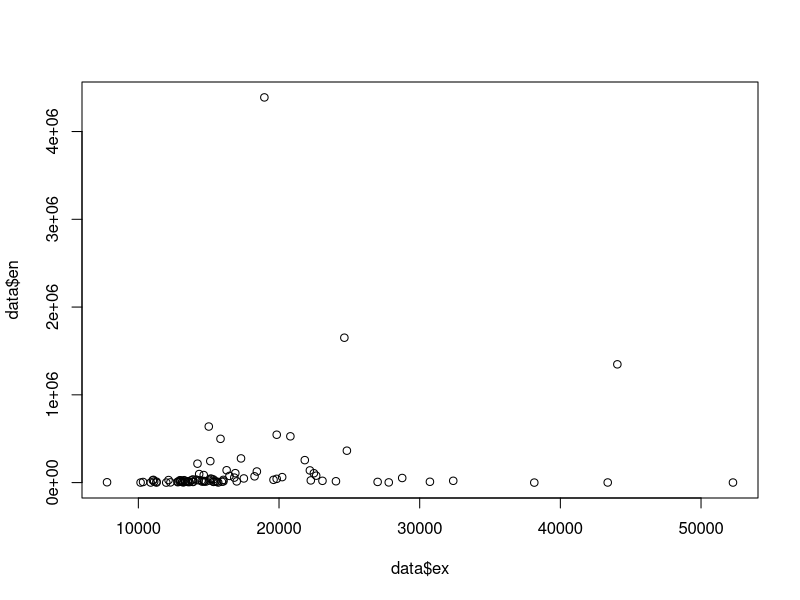
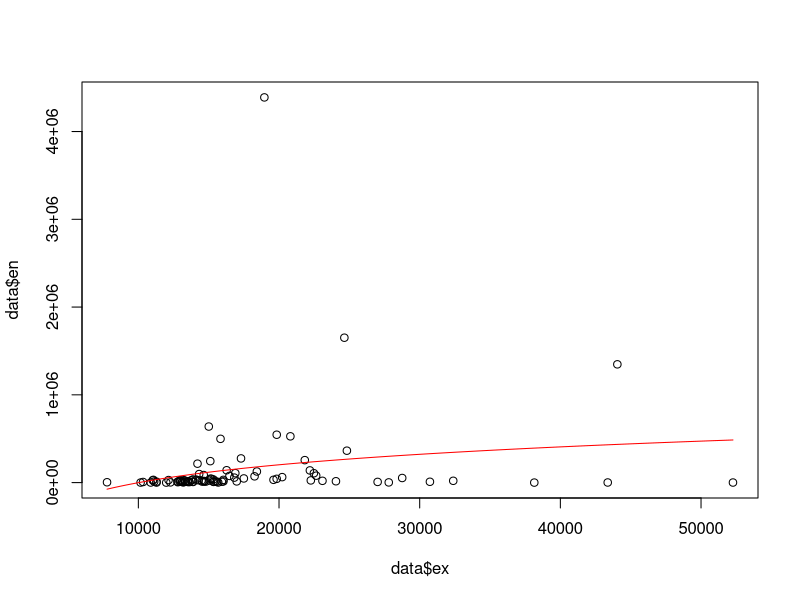
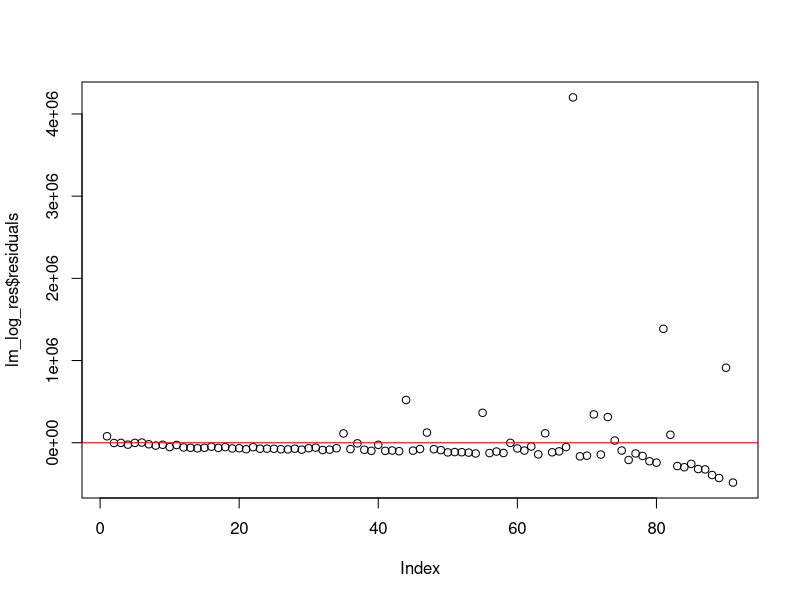
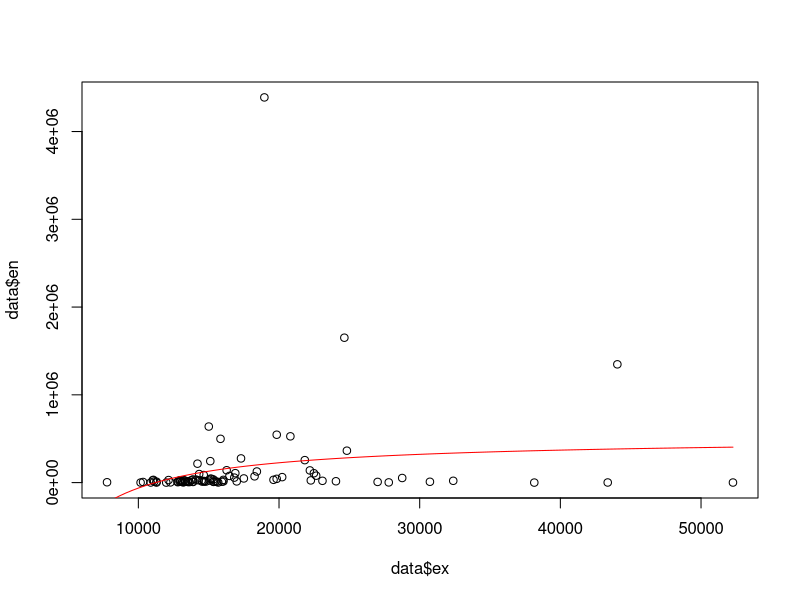
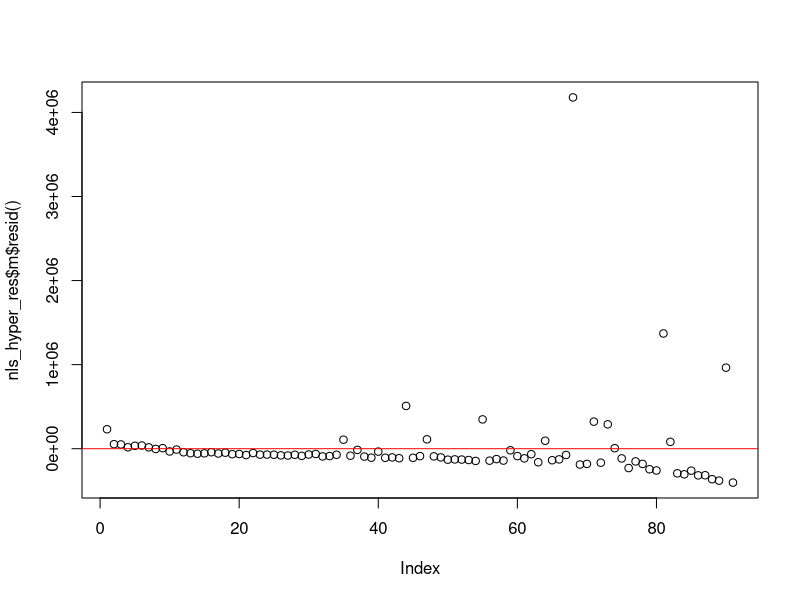

Source code (R) for these figures, in order:
library("forecast")

# Корреляционный анализ

data <- read.table("data.txt", header = TRUE)

# Строим диаграмму рассеяния (1)

plot(data$ex, data$en)

# На диаграмме видим отсутствие линейной зависимости
# Коэффициент корреляции будет низким

# Находим значение коэффициента корреляции

cor_result <- cor(data$ex, data$en)
print(cor_result)

# Коэффициент корреляции: 0.1621786
# Значение коэффицента < 0.5, что говорит о слабой корреляционной зависимости между этими переменными
# Таким образом, на основе анализа диаграммы рассеяния и коэффициента корреляции можно сделать вывод о том, что линейной зависимости между переменными не наблюдается

# Проверка значимости коэффициента корреляции

cor_test_result <- cor.test(data$ex, data$en)
print(cor_test_result)

# p-value = 0.1246 > 0.1
# В данном случае, уровень значимости (p-value) превышает выбранный порог (0.1), поэтому мы не можем считать результат статистически значимым на уровне 0.1
# Таким образом, на основе проведенного теста, нет статистически значимой корреляции между среднедушевыми денежными доходами и числом турпакетов, реализованных населению

# Парная нелинейная регрессия

data <- read.table("data.txt", header = TRUE)

# data <- data[-which(data$en > 1000000), c(1, 2)]
# data <- data[-which(data$ex > 25000), c(1, 2)]

# Отсортируем строки по возрастанию значений экзогенной переменной

data <- data[order(data$ex), ]

# Проведем регрессионный анализ

# Исследуем линейную регрессию

lm_res <- lm(formula = data$en ~ data$ex)
summary(lm_res)

# Проверим значимость регрессии:
# Multiple R-squared: 0.0263
# Коэффициент детерминации равен 0,0263 – низкое значение.
# p-value: 0.1246
# p-value = 0.1246 > 0,1, следовательно, регрессия не значима.

# Проверим значимость коэффициентов уравнения:
# (Intercept) -48280.41 Std. Error 135539.92, t value -0.356, Pr(>|t|) 0.723
# p-value для свободного члена (Intercept) = 0.723 > 0,1, следовательно, свободный член не значим.
# data$ex 11.02 Std. Error 7.11, t value 1.551, Pr(>|t|) 0.125
# p-value для коэффициента при переменной (data$ex) = 0.125 > 0,1, следовательно, коэффициент при переменной не значим.

# Вывод:
# Оба коэффициента не значимы, и уравнение регрессии в целом также не значимо для описания зависимости между переменными.

# Исследуем логарифмическую регрессию en = p1 + p2 * log(ex) + ε

lm_log_res <- lm(formula = data$en ~ log(data$ex))
summary(lm_log_res)

# Проверим значимость регрессии:
# Multiple R-squared: 0.0378
# Коэффициент детерминации равен 0.0378 – низкое значение.
# p-value: 0.06478
# p-value = 0.06478 < 0.1, следовательно, регрессия значима.

# Проверим значимость коэффициентов уравнения:
# (Intercept) -2710332 Std. Error 1527868, t value -1.774, Pr(>|t|) 0.0795
# p-value для свободного члена (Intercept) = 0.0795 < 0.1, следовательно, свободный член значим.
# log(data$ex) 294169 Std. Error 157317, t value 1.870, Pr(>|t|) 0.0648
# p-value для коэффициента при переменной (log(data$ex)) = 0.0648 < 0.1, следовательно, коэффициент при переменной также значим.

# Вывод:
# Оба коэффициента значимы, и уравнение регрессии в целом также значимо для описания зависимости между переменными.

# Запишем уравнение регрессии с правильной точностью коэффициентов

format(coef(lm_log_res), digits = 12)

# en = -2710331.688825 + 294168.910664 * log(ex) + ε

# Построим график регрессии (2)

plot(data$ex, data$en)
curve(coef(lm_log_res)[1] + coef(lm_log_res)[2] * log(x), add = TRUE, col = "red")

# Проведем анализ остатков

# Найдем математическое ожидание остатков

mean(lm_log_res$residuals)

# -2.002637e-12
# Математическое ожидание остатков равно нулю

#  Построим график остатков (3)

plot(lm_log_res$residuals)
abline(h = 0, col = "red")

# Остатки независимы и распределены неравномерно

# Найдем относительную ошибку аппроксимации MAPE

accuracy(lm_log_res)

# MAPE: 11097
# Регрессию нельзя использовать для прогнозирования

# Исследуем гиперболическую регрессию en = p1 + p2 / ex + ε

nls_hyper_res <- nls(en ~ p1 + p2 / ex, data = data, start = list(p1 = 1, p2 = 1))
summary(nls_hyper_res)

# Проверка значимости регрессии:
# p-value: 0.00831
# p-value = 0.00831 < 0.1, следовательно, регрессия значима.

# Проверка значимости коэффициентов уравнения:
# p1 5.141e+05 Std. Error 1.904e+05, t value 2.700, Pr(>|t|) 0.00831
# p-value для коэффициента p1 = 0.00831 < 0.1, следовательно, p1 значим.
# p2 -5.766e+09 Std. Error 2.857e+09, t value -2.018, Pr(>|t|) 0.04661
# p-value для коэффициента p2 = 0.04661 < 0.1, следовательно, p2 значим.

# Вывод:
# Регрессия является статистически значимой, так как p-value для регрессии и обоих коэффициентов меньше уровня значимости 0.1.

# Запишем уравнение регрессии с правильной точностью коэффициентов

format(coef(nls_hyper_res), digits = 12)

# en = 514142.543083 + -5766124228.826840 / ex + ε

# Построим график регрессии (4)

plot(data$ex, data$en)
curve(coef(nls_hyper_res)[1] + coef(nls_hyper_res)[2] / x, add = TRUE, col = "red")

# Проведем анализ остатков

#  Построим график остатков (5)

plot(nls_hyper_res$m$resid())
abline(h = 0, col = "red")

# Остатки независимы и распределены неравномерно

# Найдем относительную ошибку аппроксимации MAPE

sum(abs((data$en - (coef(nls_hyper_res)[1] + coef(nls_hyper_res)[2] / data$ex)) / data$en)) / length(data$en) * 100

# MAPE: 9938.119
# Регрессию нельзя использовать для прогнозирования